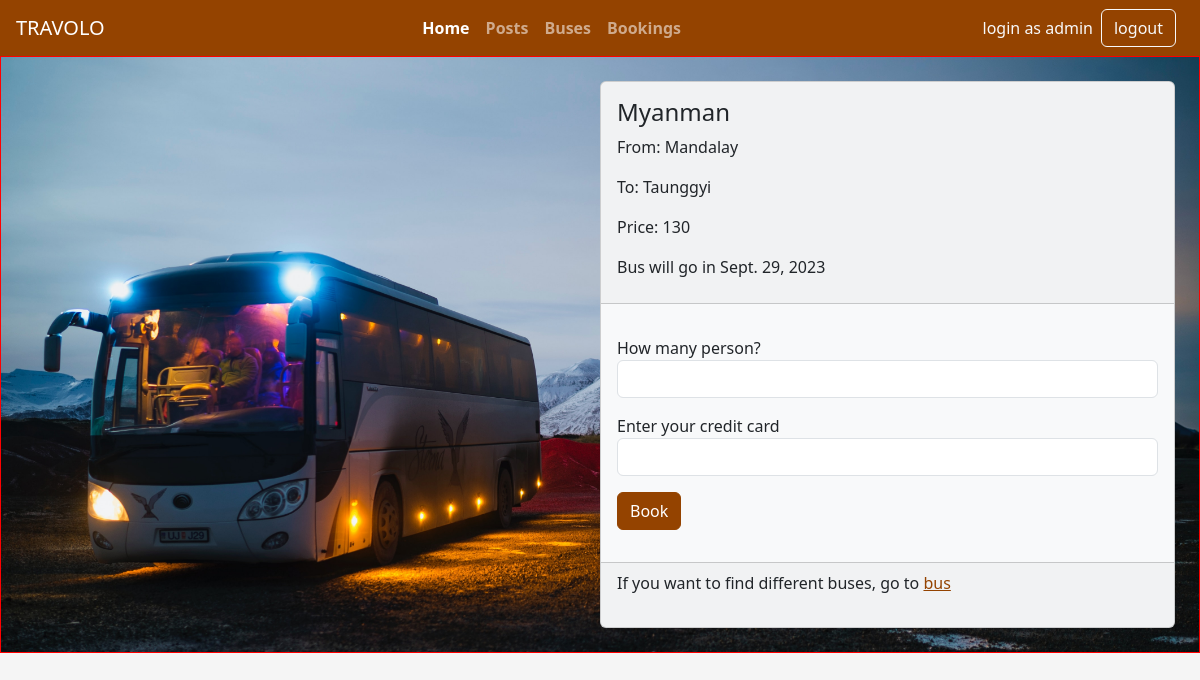
Screenshot of /bookings/buses/1/create (signed in) with the database file from the repository.
### buses/models.py (models this page shows)
class Bus(models.Model):
    name = models.CharField(max_length=20)
    start_point = models.CharField(max_length=20,choices=POINT)
    end_point = models.CharField(max_length=20,choices=POINT)
    price = models.IntegerField()
    deperture_date = models.DateField(default=date.today)

### bookings/views.py (the view, shortened to what this page needs)
# urls.py: path('buses/<int:bus_id>/create', bookingcreate,name="bookingcreate"),
@login_required(login_url='login')
def bookingcreate(request,bus_id):
    if request.method == 'GET':
        bus = Bus.objects.get(id=bus_id)
        return render(request,'bookingscreate.html',{'bus':bus})

### bookings/templates/bookingscreate.html (shortened to what this page needs)
{% extends 'base2.html' %}
{% block content %}
<div id="booking" class="d-flex flex-column flex-lg-row justify-content-end align-items-center p-4">
    <div class="bg-light card">
        <div class="mb-3 card-header px-3 pt-3">
            <h4>{{bus.name}}</h4>
            <p>From: {{bus.start_point}}</p>
            <p>To: {{bus.end_point}}</p>
            <p>Price: {{bus.price}}</p>
            <p>Bus will go in {{bus.deperture_date}}</p>
        </div>
        <div class="card-body mb-3 px-3">
            <form action="{% url 'bookingcreate' bus.id%}" method="post">
                <div class="mb-3">
                    <label for="">How many person?</label>
                    <input type="text" name="person" class="form-control">
                </div>
                <div class="mb-3">
                    <label for="">Enter your credit card</label>
                    <input type="text" name="credit" class="form-control">
                </div>
                <input type="submit" value="Book" class="btn btn-primary">
            </form>
        </div>
        <div class="card-footer px-3 pb-3">
            <p>If you want to find different buses, go to <a href="{% url 'buseslist' %}">bus</a></p>
        </div>
    </div>
</div>
{% endblock %}

### templates/nav.html (shortened to what this page needs)
<nav class="navbar navbar-expand-lg px-3 navbar-dark bg-primary">
    <div class="d-flex flex-row justify-content-between align-items-center w-100">
        <div>
            <a class="navbar-brand" href="#">TRAVOLO</a>
        </div>
        <ul class="navbar-nav d-none d-lg-flex">
          <li class="nav-item">
            <a class="nav-link active fw-bold" aria-current="page" href="{% url 'home' %}">Home</a>
          </li>
          <li class="nav-item">
            <a class="nav-link fw-bold" href="{% url 'postlist' %}">Posts</a>
          </li>
          <li class="nav-item">
            <a class="nav-link fw-bold" href="{% url 'buseslist' %}">Buses</a>
          </li>
          <li class="nav-item">
            <a class="nav-link fw-bold" href="{% url 'bookinglists' %}">Bookings</a>
          </li>
        </ul>
        {% if user.is_authenticated %}
        <div class="d-flex flex-row justify-content-start align-items-center">
          <p class="text-light mb-0 me-2">login as {{user.username}}</p>
          <a href="{% url 'logout' %}" class="btn btn-outline-light me-2">logout</a>
        </div>
      {% endif %}
    </div>
  </nav>

### rows the page displays
Bus: name "Myanman", start_point "Mandalay", end_point "Taunggyi", price "130", deperture_date "Sept. 29, 2023"

### other values shown
{{ user.username }} "admin"
